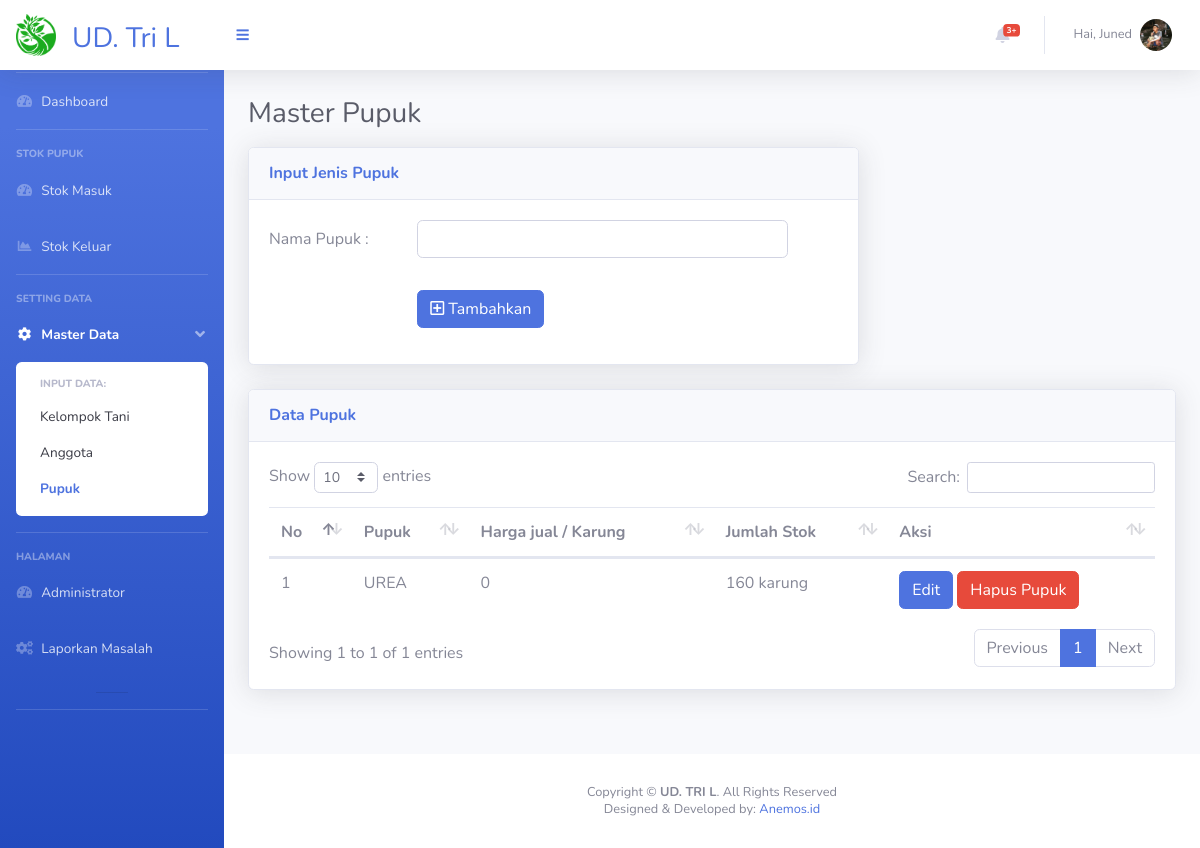
The page /page_jenis_pupuk.php?m=4&n=4 (signed in) on the database its author committed.
### tables this page shows
CREATE TABLE `data_pupuk` (
  `ID_PK` int(20) NOT NULL,
  `Jenis_Pupuk` varchar(50) DEFAULT NULL,
  `Stok` int(20) DEFAULT NULL,
  `Harga` int(100) DEFAULT NULL
);

### page_jenis_pupuk.php (the view, shortened to what this page needs)
<?php
include "connection.php";
if (isset($_SESSION['login'])) {
    ?>
<!DOCTYPE html>
<html lang="en">
<head>
    <link href="vendor/fontawesome-free/css/all.min.css" rel="stylesheet" type="text/css">
    <link href="css/sb-admin-2.min.css" rel="stylesheet">
    <link href="vendor/datatables/dataTables.bootstrap4.min.css" rel="stylesheet">
</head>
<body id="page-top">
    <div id="wrapper">
        <?php include "segment/sidebar.php";?>
        <div id="content-wrapper" class="d-flex flex-column">
            <div id="content">
                <?php include "segment/header.php";?>
                <div class="container-fluid">
                    <div class="d-sm-flex align-items-center justify-content-between ">
                        <h1 class="h3 mb-3 text-gray-800">Master Pupuk</h1>
                    </div>
                    <div class="row">
                        <div class="col-xl-8 col-lg-6">
                            <div class="card shadow mb-4">
                                <div
                                    class="card-header py-3 d-flex flex-row align-items-center justify-content-between">
                                    <h6 class="m-0 font-weight-bold text-primary">Input Jenis Pupuk</h6>
                                </div>
                                <div class="card-body">
                                    <form method="POST" action="addPupuk.php">
                                        <div class="row mb-3">
                                            <label class="col-sm-3 col-form-label"> Nama Pupuk : </label>
                                            <div class="col-sm-8">
                                                <input type="text" class="form-control" id="namapupuk" name="namapupuk"
                                                    required>
                                            </div>
                                        </div>
                                        <div class="row mb-3">
                                            <label class="col-sm-3 col-form-label"> </label>
                                            <div class="col-sm-8">
                                                <button type="submit" class="btn btn-primary" name="tambah"><i
                                                        class="far fa-plus-square"></i> Tambahkan </button>
                                            </div>
                                        </div>
                                    </form>
                                </div>
                            </div>
                        </div>
                        <div class="col-xl-12 col-lg-10">
                            <div class="card shadow mb-4">
                                <div
                                    class="card-header py-3 d-flex flex-row align-items-center justify-content-between">
                                    <h6 class="m-0 font-weight-bold text-primary">Data Pupuk</h6>
                                </div>
                                <div class="card-body">
                                    <div class="table-responsive">
                                        <table class="table" id="dataTable" width="100%" cellspacing="0">
                                            <thead>
                                                <tr>
                                                    <th scope="col">No</th>
                                                    <th scope="col">Pupuk</th>
                                                    <th scope="col">Harga jual / Karung</th>
                                                    <th scope="col">Jumlah Stok</th>
                                                    <th scope="col">Aksi</th>
                                                </tr>
                                            </thead>
                                            <tbody>
                                                <?php
$no = 1;
    $data = mysqli_query($conn, "SELECT * FROM data_pupuk ORDER BY ID_PK DESC");
    foreach ($data as $all) {
        echo ('<tr><td>' . $no . '</td>');
        echo ('<td>' . $all['Jenis_Pupuk'] . '</td>');
        echo ('<td>' . $all['Harga'] . '</td>');
        echo ('<td>' . $all['Stok'] . ' karung </td>');
        echo ('<td>
                                                <a href="" class="btn btn-primary" data-toggle="modal" data-target="#modalSubscriptionForm');
        echo ($all['ID_PK'] . '">Edit</a>
                                                <a href="" class="btn btn-danger" data-toggle="modal" data-target="#exampleModalCenter');
        echo ($all['ID_PK'] . '">Hapus Pupuk</a></td></tr>
                                              ');
        $no++;
        ?></tr>
                                                <?php }?>
                                            </tbody>
                                        </table>
                                    </div>
                                </div>
                            </div>
                        </div>
                    </div>
                </div>
            </div>
            <?php include "segment/footer.php";?>
        </div>
    </div>
</body>
</html>
<?php } else {
    header("Location: login.php");
    exit();
}?>

### rows shown on the page
data_pupuk: Jenis_Pupuk "UREA", Harga "0", Stok "160"

### other values the page prints
$_SESSION['per'] "UD. Tri L"
$_SESSION['nama'] "Juned"
